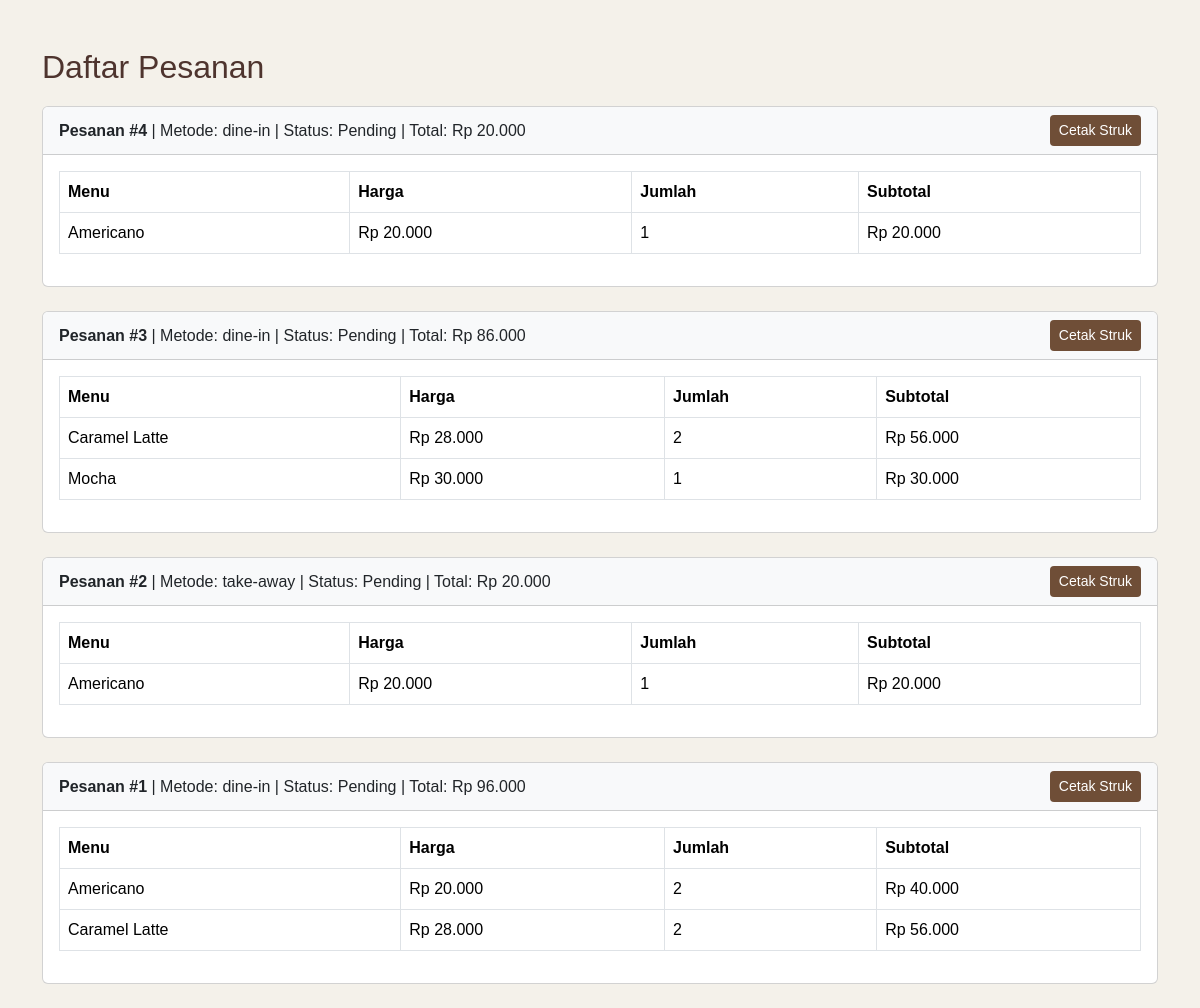
The app's page /struk.php with its own data.
### tables this page shows
CREATE TABLE `pesanan_detail` (
  `id` int NOT NULL AUTO_INCREMENT,
  `pesanan_id` int NOT NULL,
  `menu_id` int DEFAULT NULL,
  `nama` varchar(100) NOT NULL,
  `harga` int NOT NULL,
  `jumlah` int NOT NULL,
  `subtotal` int NOT NULL,
  PRIMARY KEY (`id`),
  KEY `pesanan_id` (`pesanan_id`),
  CONSTRAINT `pesanan_detail_ibfk_1` FOREIGN KEY (`pesanan_id`) REFERENCES `pesanan` (`id`)
);

CREATE TABLE `pesanan` (
  `id` int NOT NULL AUTO_INCREMENT,
  `user_id` int DEFAULT '0',
  `metode` varchar(50) NOT NULL,
  `total_harga` int NOT NULL,
  `status` varchar(50) DEFAULT 'Pending',
  `dibuat_pada` timestamp NULL DEFAULT CURRENT_TIMESTAMP,
  PRIMARY KEY (`id`)
);

### struk.php (the view, shortened to what this page needs)
<?php
include "koneksi.php";
$query = "SELECT p.id AS pesanan_id, p.metode, p.total_harga, p.status, p.dibuat_pada,
                 d.nama AS menu_nama, d.harga, d.jumlah, d.subtotal
          FROM pesanan p
          JOIN pesanan_detail d ON p.id = d.pesanan_id
          ORDER BY p.dibuat_pada DESC";
$result = mysqli_query($conn, $query);
$pesanan_list = [];
while($row = mysqli_fetch_assoc($result)){
    $pesanan_id = $row['pesanan_id'];
    if(!isset($pesanan_list[$pesanan_id])){
        $pesanan_list[$pesanan_id] = [
            'metode' => $row['metode'],
            'total_harga' => $row['total_harga'],
            'status' => $row['status'],
            'dibuat_pada' => $row['dibuat_pada'],
            'items' => []
        ];
    }
    $pesanan_list[$pesanan_id]['items'][] = [
        'nama' => $row['menu_nama'],
        'harga' => $row['harga'],
        'jumlah' => $row['jumlah'],
        'subtotal' => $row['subtotal']
    ];
}
?>
<!DOCTYPE html>
<html lang="en">
<head>
<link href="https://cdn.jsdelivr.net/npm/bootstrap@5.3.3/dist/css/bootstrap.min.css" rel="stylesheet">
</head>
<body>
<div class="container mt-5">
<h2>Daftar Pesanan</h2>
<?php foreach($pesanan_list as $id => $pesanan): ?>
<div class="card mb-4">
    <div class="card-header bg-light d-flex justify-content-between align-items-center">
        <div>
            <strong>Pesanan #<?= $id ?></strong> | Metode: <?= $pesanan['metode'] ?> | Status: <?= $pesanan['status'] ?> | Total: Rp <?= number_format($pesanan['total_harga'],0,',','.') ?>
        </div>
        <div>
            <a href="struk_print.php?id=<?= $id ?>" target="_blank" class="btn btn-sm btn-coffee">Cetak Struk</a>
        </div>
    </div>
    <div class="card-body">
        <table class="table table-bordered">
            <thead>
                <tr>
                    <th>Menu</th>
                    <th>Harga</th>
                    <th>Jumlah</th>
                    <th>Subtotal</th>
                </tr>
            </thead>
            <tbody>
                <?php foreach($pesanan['items'] as $item): ?>
                <tr>
                    <td><?= $item['nama'] ?></td>
                    <td>Rp <?= number_format($item['harga'],0,',','.') ?></td>
                    <td><?= $item['jumlah'] ?></td>
                    <td>Rp <?= number_format($item['subtotal'],0,',','.') ?></td>
                </tr>
                <?php endforeach; ?>
            </tbody>
        </table>
    </div>
</div>
<?php endforeach; ?>
</div>
</body>
</html>

### struk.php (style rules this page uses)
body { background-color: #f4f1ea; font-family: Arial, sans-serif; }
h2 { color: #4e342e; margin-bottom: 20px; }
.table th, .table td { vertical-align: middle; }
.btn-coffee { background-color: #6f4e37; color: #fff; }

### records on screen
pesanan_detail: id "4", pesanan.metode "dine-in", pesanan.status "Pending", pesanan.total_harga "20.000", nama "Americano", harga "20.000", jumlah "1", subtotal "20.000"
pesanan_detail: nama "Mocha", harga "30.000", jumlah "1", subtotal "30.000"
pesanan_detail: id "2", pesanan.metode "take-away", pesanan.status "Pending", pesanan.total_harga "20.000", nama "Americano", harga "20.000", jumlah "1", subtotal "20.000"
pesanan_detail: nama "Americano", harga "20.000", jumlah "2", subtotal "40.000"

### other values on screen
$id "3"
$pesanan['metode'] "dine-in"
$pesanan['status'] "Pending"
$pesanan['total_harga'] "86.000"
$item['nama'] "Caramel Latte"
$item['harga'] "28.000"
$item['jumlah'] "2"
$item['subtotal'] "56.000"
$id "1"
$pesanan['total_harga'] "96.000"
